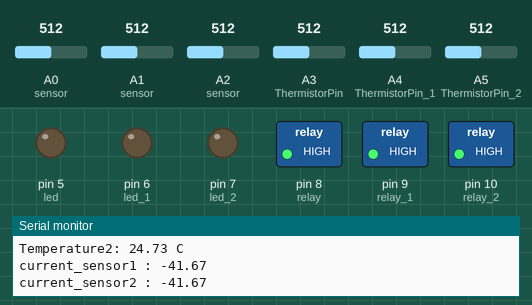
The sketch below on a simulated Arduino Uno, built with avr-gcc and run on an emulated ATmega328P. Parts: switched loads named in the sketch (green lamp = pin HIGH), output pins drawn as LEDs (lit = HIGH), the last lines printed to the serial monitor. The test bench sets the inputs (shaded band); at power-on: A4 (ThermistorPin_1) = 512, A3 (ThermistorPin) = 512, A0 (sensor) = 512, A1 (sensor) = 512, A2 (sensor) = 512, A5 (ThermistorPin_2) = 512.

Above: at 1.2 s.
1.3 s: A4 (ThermistorPin_1) set to 958
4.3 s: A4 (ThermistorPin_1) set to 990
At 5.0 s:
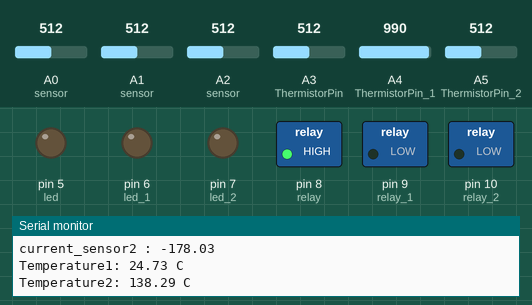
5.9 s: A3 (ThermistorPin) set to 926
8.9 s: A3 (ThermistorPin) set to 952
At 9.4 s:
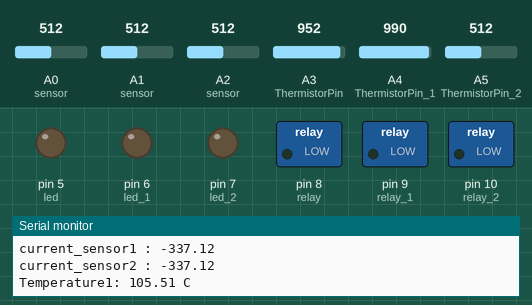
10.5 s: A4 (ThermistorPin_1) set to 952
13.5 s: A4 (ThermistorPin_1) set to 930
At 15.0 s:
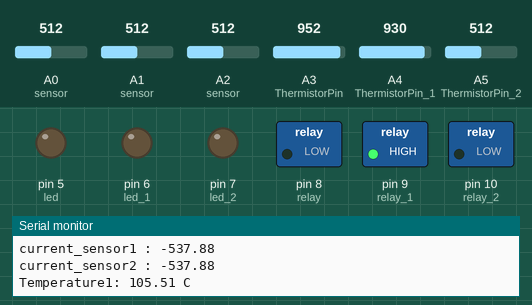
Timing chart, 0 to 16.1 s (numbered marks = the images above; inputs shaded):
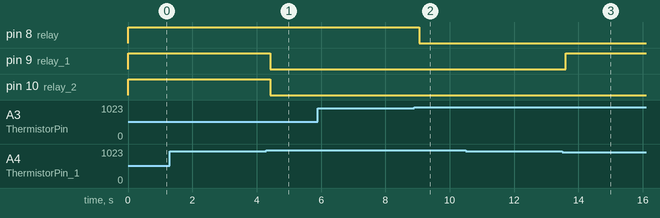

Measured:
- the behaviour switches between 972 and 973 on A4 (ThermistorPin_1) (found by bisection; images 0 and 1)
- the behaviour switches between 941 and 942 on A3 (ThermistorPin) (found by bisection; images 1 and 2)
- the behaviour switches between 942 and 941 on A4 (ThermistorPin_1) (found by bisection; images 2 and 3)
- after the input at 4.3 s, pin 9 (relay_1), pin 10 (relay_2): HIGH → LOW after 0.13 s
- after the input at 8.9 s, pin 8 (relay): HIGH → LOW after 0.15 s
- after the input at 13.5 s, pin 9 (relay_1): LOW → HIGH after 0.11 s

The sketch:

zvs_makerhouse.ino
```cpp
int relay = 8, relay_1 = 9, relay_2 = 10;
int led = 5, led_1 = 6, led_2 = 7;

unsigned int x = 0;
float AcsValue = 0.0, Samples = 0.0, AvgAcs = 0.0, AcsValueF = 0.0;
float AcsValue_1 = 0.0, Samples_1 = 0.0, AvgAcs_1 = 0.0, AcsValueF_1 = 0.0;
float AcsValue_2 = 0.0, Samples_2 = 0.0, AvgAcs_2 = 0.0, AcsValueF_2 = 0.0;

void check_current() {
  for (int x = 0; x < 150; x++) { //Get 150 samples
    AcsValue = analogRead(A0);     //Read current sensor values
    Samples = Samples + AcsValue;  //Add samples together

    AcsValue_1 = analogRead(A1);     //Read current sensor values
    Samples_1 = Samples_1 + AcsValue_1;  //Add samples together

    AcsValue_2 = analogRead(A2);     //Read current sensor values
    Samples_2 = Samples_2 + AcsValue_2;  //Add samples together

  }
  AvgAcs = Samples / 150.0; //Taking Average of Samples

  AvgAcs_1 = Samples_1 / 150.0; //Taking Average of Samples

  AvgAcs_2 = Samples_2 / 150.0; //Taking Average of Samples

  /*((AvgAcs * (5.0 / 1024.0)) is converitng the read voltage in 0-5 volts
    //2.5 is offset(I assumed that arduino is working on 5v so the viout at no current comes
    //out to be 2.5 which is out offset. If your arduino is working on different voltage than
    //you must change the offset according to the input voltage)
    0.185v(185mV) is rise in output voltage when 1A current flows at input*/
  AcsValueF = (2.5 - (AvgAcs * (5.0 / 1024.0)) ) / 0.66;

  AcsValueF_1 = (2.5 - (AvgAcs_1 * (5.0 / 1024.0)) ) / 0.66;

  AcsValueF_2 = (2.5 - (AvgAcs_2 * (5.0 / 1024.0)) ) / 0.66;


  Serial.print("current_sensor1 : ");//Print the read current on Serial monitor
  Serial.println(AcsValueF);//Print the read current on Serial monitor

  Serial.print("current_sensor2 : ");//Print the read current on Serial monitor
  Serial.println(AcsValueF_1);//Print the read current on Serial monitor

  //아직센서 안옴
  //Serial.print("current_sensor3 : ");//Print the read current on Serial monitor
  //Serial.println(AcsValueF_2);//Print the read current on Serial monitor

}

void check_temp() {
  int ThermistorPin = 3, ThermistorPin_1 = 4, ThermistorPin_2 = 5;
  int V0, V1, V2;
  float R1 = 10000;
  float logR2, R2, logR2_1, R2_1, logR2_2, R2_2, T, T1, T2, Tc, Tc_1, Tc_2;
  float c1 = 1.009249522e-03, c2 = 2.378405444e-04, c3 = 2.019202697e-07;

  V0 = analogRead(ThermistorPin);
  R2 = R1 * (1023.0 / (float)V0 - 1.0);
  logR2 = log(R2);
  T = (1.0 / (c1 + c2 * logR2 + c3 * logR2 * logR2 * logR2));
  Tc = T - 273.15;

  V1 = analogRead(ThermistorPin_1);
  R2_1 = R1 * (1023.0 / (float)V1 - 1.0);
  logR2_1 = log(R2_1);
  T1 = (1.0 / (c1 + c2 * logR2_1 + c3 * logR2_1 * logR2_1 * logR2_1));
  Tc_1 = T1 - 273.15;

  V2 = analogRead(ThermistorPin_2);
  R2_2 = R1 * (1023.0 / (float)V2 - 1.0);
  logR2_2 = log(R2_2);
  T2 = (1.0 / (c1 + c2 * logR2_2 + c3 * logR2_2 * logR2_2 * logR2_2));
  Tc_2 = T2 - 273.15;

  Serial.print("Temperature1: ");
  Serial.print(Tc);
  Serial.println(" C");

  Serial.print("Temperature2: ");
  Serial.print(Tc_1);
  Serial.println(" C");

  //아직 센서 안옴
  //Serial.print("Temperature3: ");
  //Serial.print(Tc_2);
  //Serial.println(" C");

  if (Tc > 120 || Tc_1 > 120 || Tc_2 > 120) {
    relay_off();
  }
  if (Tc < 100) {
    relay1_on();
  }
  if (Tc_1 < 100) {
    relay2_on();
  }

  //sensor not yet...
  /*if(Tc_2<100){
    relay3_on();
    }*/


}
```

postion.ino
```cpp
void check_Position(){
  /*AcsValueF
  AcsValueF_1
  AcsValueF_2 체크에 사용될 변수*/

}
```

relay.ino
```cpp
void relay_on(){
  digitalWrite(relay, HIGH);
  digitalWrite(relay_1, HIGH);
  digitalWrite(relay_2, HIGH);
}

void relay1_on(){
  digitalWrite(relay, HIGH);
}

void relay2_on(){
  digitalWrite(relay_1, HIGH);
}

void relay3_on(){
  digitalWrite(relay_2, HIGH);
}

void relay_off(){
  digitalWrite(relay, LOW);
  digitalWrite(relay_1, LOW);
  digitalWrite(relay_2, LOW);
}
```

setup.ino
```cpp
void setup() {
  Serial.begin(9600); //Start Serial Monitor to display current read value on Serial monitor
  pinMode(relay,OUTPUT);
  pinMode(relay_1,OUTPUT);
  pinMode(relay_2,OUTPUT);

  digitalWrite(relay, HIGH);
  digitalWrite(relay_1, HIGH);
  digitalWrite(relay_2, HIGH);

  //check postion and reaction led
  pinMode(led,OUTPUT);
  pinMode(led_1,OUTPUT);
  pinMode(led_2,OUTPUT);

}

void loop() {
  check_current();
  check_temp();
}
```
